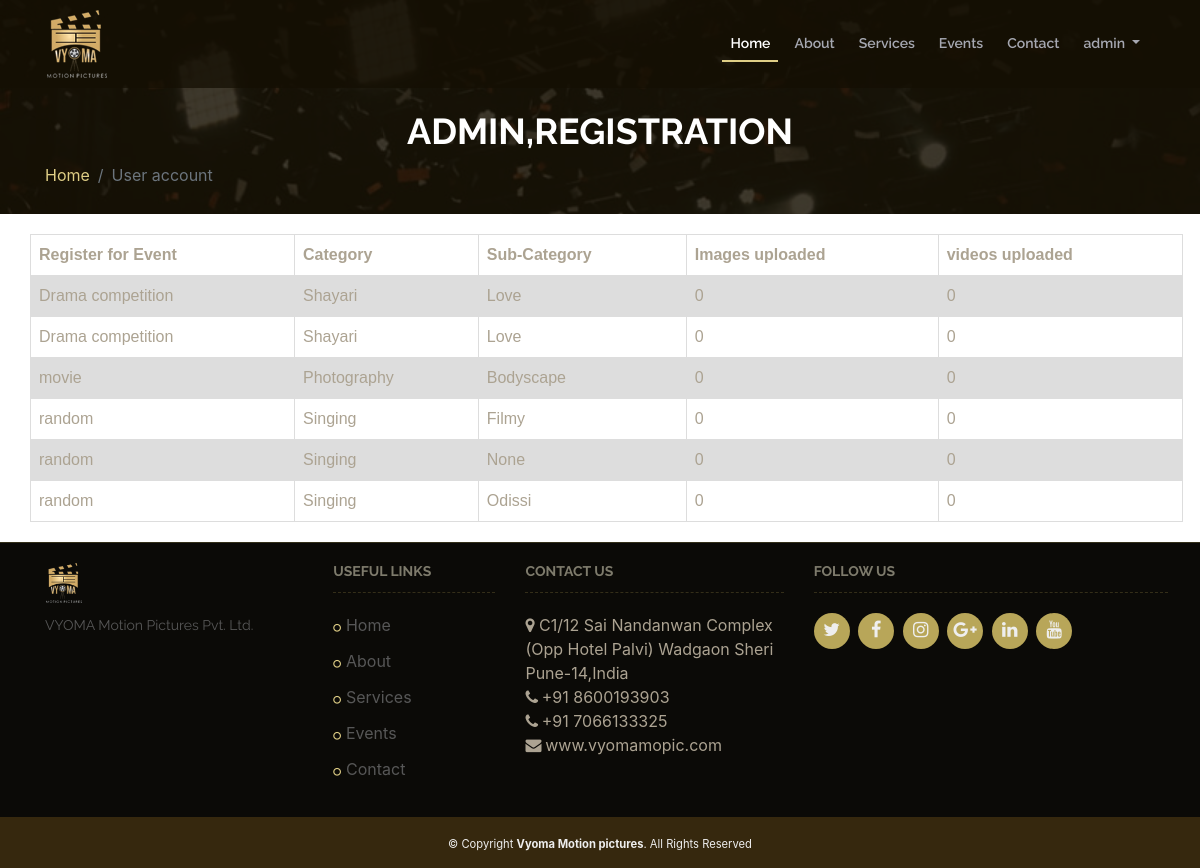
/user_account/ (signed in), run on an earlier commit of the app's database.
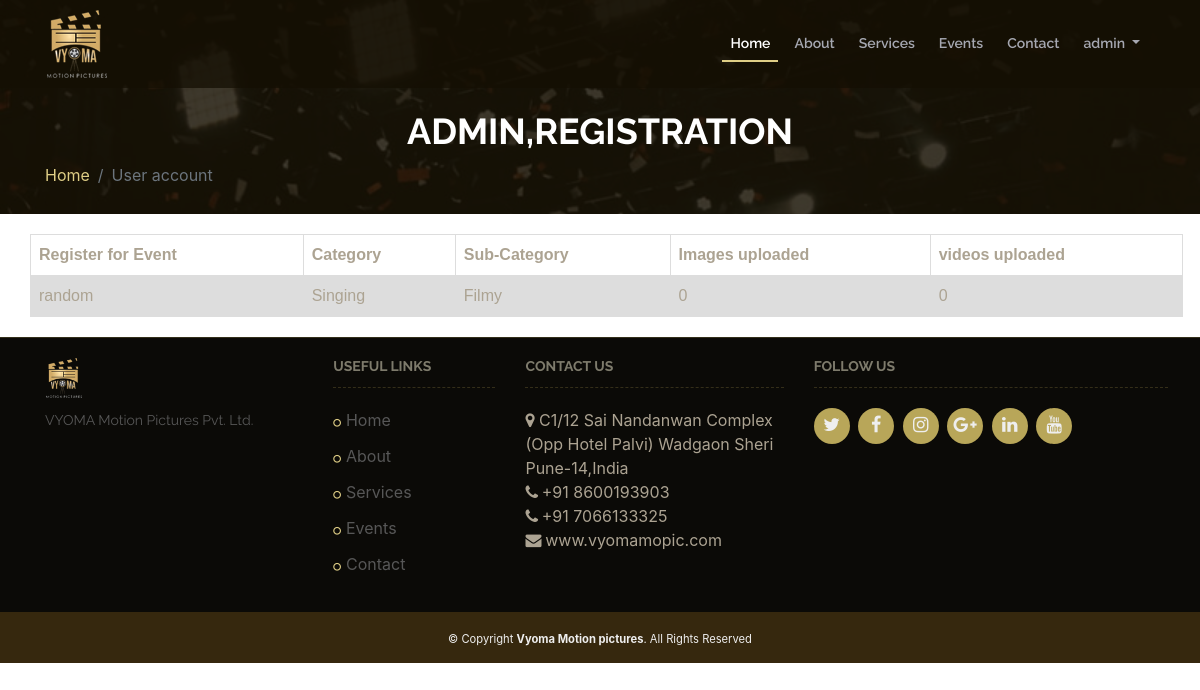
And on a later commit of the database.
### event_reg/models.py (models this page shows)
class user_reg(models.Model):
    user=models.ForeignKey(settings.AUTH_USER_MODEL, on_delete=models.CASCADE, null=True, default=None)
    event=models.ForeignKey(event,on_delete=models.CASCADE, null=True, default=None)
    event_sub_category=models.CharField(max_length=80,null=True,blank=True)
    first_name=models.CharField(max_length=125,null=True,blank=True)
    Last_name=models.CharField(max_length=125,null=True,blank=True)
    Email=models.EmailField(max_length=254,null=True,blank=True)
    gender = models.CharField(max_length=1,null=True,blank=True, choices=GENDER_CHOICES)
    age=models.IntegerField(null=True,blank=True)
    mobile=models.IntegerField(null=True,blank=True)
    alternamte_mobile=models.IntegerField(null=True,blank=True)
    marital_status=models.CharField(max_length=1,null=True,blank=True)
    birthdate=models.CharField(max_length=100,null=True,blank=True)
    address=models.TextField(blank=True,null=True)
    city=models.CharField(max_length=50,null=True,blank=True)
    state=models.CharField(max_length=50,null=True,blank=True)
    pincode=models.IntegerField(null=True,blank=True)
    identity_proof=models.ImageField(upload_to="images/",verbose_name='identity_proof',null=True,blank=True)
    PaytmHistory=models.ForeignKey(PaytmHistory,on_delete=models.CASCADE, null=True, default=None)

class event(models.Model):
    event_name=models.CharField(max_length=125)
    event_photo=models.ImageField(upload_to="images/",null=True,blank=True)
    event_location=models.CharField(max_length=100)
    event_category=models.CharField(max_length=100,null=True,choices=CATEGORY_CHOICES, default='None')
    event_start_date=models.DateField(auto_now=False, auto_now_add=False)
    event_end_date=models.DateField(auto_now=False, auto_now_add=False)
    event_discription=models.TextField(blank=True,null=True)
    event_address=models.TextField(blank=True,null=True)
    event_highlight1=models.TextField(blank=True,null=True)
    event_highlight2=models.TextField(blank=True,null=True)
    event_highlight3=models.TextField(blank=True,null=True)
    event_highlight4=models.TextField(blank=True,null=True)
    event_highlight5=models.TextField(blank=True,null=True)
    event_highlight6=models.TextField(blank=True,null=True)
    event_photo1=models.ImageField(upload_to="images/",null=True,blank=True)
    event_photo2=models.ImageField(upload_to="images/",null=True,blank=True)
    event_photo3=models.ImageField(upload_to="images/",null=True,blank=True)
    event_photo4=models.ImageField(upload_to="images/",null=True,blank=True)
    event_photo5=models.ImageField(upload_to="images/",null=True,blank=True)
    event_photo6=models.ImageField(upload_to="images/",null=True,blank=True)
    event_photo7=models.ImageField(upload_to="images/",null=True,blank=True)

### event_reg/views.py (the view)
# urls.py: path('user_account/', views.user_account, name ='user_account'),
def user_account(request):
	user=request.user
	user_registration_details=[]
	registration_details=user_reg.objects.filter(Email=user.email)
	for register_user in registration_details:
		video_count=Videos.objects.filter(user_reg=register_user,event=register_user.event).count()
		images_count=Images.objects.filter(user_reg=register_user,event=register_user.event).count()
		registration_details={
		"register_user":register_user,
		"image_count":images_count,
		"video_count":video_count
		}
		user_registration_details.append(registration_details)
	print (user_registration_details)
	return render(request,'user_account.html',{'registration_details':user_registration_details})

### templates/user_account.html (shortened to what this page needs)
{% extends 'master.html' %}
{% load static %}
{% block content %}
    <section id="innerpage">
        <div class="container wow fadeInUp">
            <div class="section-header">
                <h2>{{user.first_name}},Registration</h2>
                <ul class="breadcrumb">
                    <li class="breadcrumb-item"><a href="{% url 'index' %}">Home</a></li>
                    <li class="breadcrumb-item active" aria-current="page">User account</li>
                </ul>
            </div>
        </div>
    </section>
    <main id="main" class="bg-white">
        <div class="container">
            <section class="wow fadeInUp">
                <div class="row">
                    <table>
  <tr>
    <th>Register for Event</th>
    <th>Category</th>
    <th>Sub-Category</th>
    <th>Images uploaded</th>
    <th>videos uploaded</th>
  </tr>
  {%for reg in registration_details %}
  <tr>
    <td>{{reg.register_user.event.event_name}}</td>
    <td>{{reg.register_user.event.event_category}}</td>
    <td>{{reg.register_user.event_sub_category}}</td>
    <td>{{reg.image_count}}</td>
    <td>{{reg.video_count}}</td>
  </tr>
  {%endfor%}
</table>
                </div>
            </section>
        </div>
    </main>
    {%endblock%}

### templates/master.html (shortened to what this page needs)
<!DOCTYPE html>
<html>
{% load static %}
<head>
    <head>
    <link href="{% static 'event_reg/lib/bootstrap/css/bootstrap.min.css' %}" rel="stylesheet">
    <link href="{% static 'event_reg/lib/font-awesome/css/font-awesome.min.css' %}" rel="stylesheet">
    <link href="{% static 'event_reg/lib/animate/animate.min.css' %}" rel="stylesheet">
    <link href="{% static 'event_reg/css/style.css' %}" rel="stylesheet" />
    <link href="{% static 'event_reg/lib/venobox/venobox.css' %}" rel="stylesheet">
    <link href="{% static 'event_reg/lib/owlcarousel/assets/owl.theme.default.css' %}"  rel="stylesheet"/>
    <link href="{% static 'event_reg/lib/owlcarousel/assets/owl.carousel.css' %}" rel="stylesheet"/>
</head>
<body>
	<header id="header">
        <div class="container">
            <div id="logo" class="pull-left">
                <a href="{% url 'index' %}" class="scrollto"><img src="{% static 'event_reg/img/logo.png' %}" alt="" title=""></a>
            </div>
			{% if user.is_authenticated %}
            <nav id="nav-menu-container">
                <ul class="nav-menu">
                    <li class="menu-active"><a href="{% url 'index' %}">Home</a></li>
                    <li><a href="{% url 'about_us' %}">About</a></li>
                    <li><a href="{% url 'services' %}">Services</a></li>
                    <li><a href="{% url 'events' %}">Events</a></li>
                    <li><a href="{% url 'contact' %}">Contact</a></li>
                    <li class="nav-item dropdown">
                        <a  data-toggle="dropdown"  href="#" class="nav-link dropdown-toggle" href="/admin/" >{{user}}</a>
                    </li>
                </ul>
            </nav>
            {%endif%}
        </div>
    </header>
{% block content %}{% endblock %}
    <footer id="footer">
        <div class="footer-top">
            <div class="container">
                <div class="row">
                    <div class="col-lg-3 col-md-6 footer-info">
                        <img src="{% static 'event_reg/img/logo.png' %}" alt="TheEvenet">
                        <p>VYOMA Motion Pictures Pvt. Ltd.</p>
                    </div>
                    <div class="col-lg-2 col-md-6 footer-links">
                        <h4>Useful Links</h4>
                        <ul>
                           <li ><a href="{% url 'index' %}">Home</a></li>
                    <li><a href="{% url 'about_us' %}">About</a></li>
                    <li><a href="{% url 'services' %}">Services</a></li>
                    <li><a href="{% url 'events' %}">Events</a></li>
                    <li><a href="{% url 'contact' %}">Contact</a></li>
                        </ul>
                    </div>
                    <div class="col-lg-3 col-md-6 footer-links">
                        <h4>Contact Us</h4>
                        <p>
                            <i class="fa fa-map-marker"></i> C1/12 Sai Nandanwan Complex <br>
                            (Opp Hotel Palvi) Wadgaon Sheri<br>
                            Pune-14,India <br>
                            <strong><i class="fa fa-phone"></i> </strong> +91 8600193903<br>
                            <strong><i class="fa fa-phone"></i> </strong> +91 7066133325<br>
                            <strong><i class="fa  fa-envelope"></i>  </strong> www.vyomamopic.com<br>
                        </p>
                    </div>
                    <div class="col-lg-4 col-md-6 footer-contact">
                        <h4>Follow Us</h4>
                        <div class="social-links">
                            <a href="https://twitter.com/MotionVyoma?s=08" class="twitter"><i class="fa fa-twitter"></i></a>
                            <a href="https://www.facebook.com/vyomamotionpictures/" class="facebook"><i class="fa fa-facebook"></i></a>
                            <a href="#" class="instagram"><i class="fa fa-instagram"></i></a>
                            <a href="#" class="google-plus"><i class="fa fa-google-plus"></i></a>
                            <a href="https://www.linkedin.com/in/vyoma-motion-pictures-661805198" class="linkedin"><i class="fa fa-linkedin"></i></a>
                            <a href="https://www.youtube.com/channel/UCsHBRZvmc-ChRdVncgV8Asg?view_as=subscriber" class="linkedin"><i class="fa fa-youtube"></i></a>
                        </div>
                    </div>
                </div>
            </div>
        </div>
        <div class="copyright">
            <small> &copy; Copyright <strong>Vyoma Motion pictures</strong>. All Rights Reserved</small>
        </div>
    </footer>
</body>
</html>

### templates/user_account.html (style rules this page uses)
table { font-family: arial, sans-serif; border-collapse: collapse; width: 100%; }
td, th { border: 1px solid #dddddd; text-align: left; padding: 8px; }
tr:nth-child(even) { background-color: #dddddd; }

What changed in the data, as far as the page shows it:
removed user_reg: register_user.event.event_name "Drama competition", register_user.event.event_category "Shayari", register_user.event_sub_category "Love", image_count "0", video_count "0"
removed user_reg: register_user.event.event_name "Drama competition", register_user.event.event_category "Shayari", register_user.event_sub_category "Love", image_count "0", video_count "0"
removed user_reg: register_user.event.event_name "movie", register_user.event.event_category "Photography", register_user.event_sub_category "Bodyscape", image_count "0", video_count "0"
removed user_reg: register_user.event.event_name "random", register_user.event.event_category "Singing", register_user.event_sub_category "None", image_count "0", video_count "0"
removed user_reg: register_user.event.event_name "random", register_user.event.event_category "Singing", register_user.event_sub_category "Odissi", image_count "0", video_count "0"
